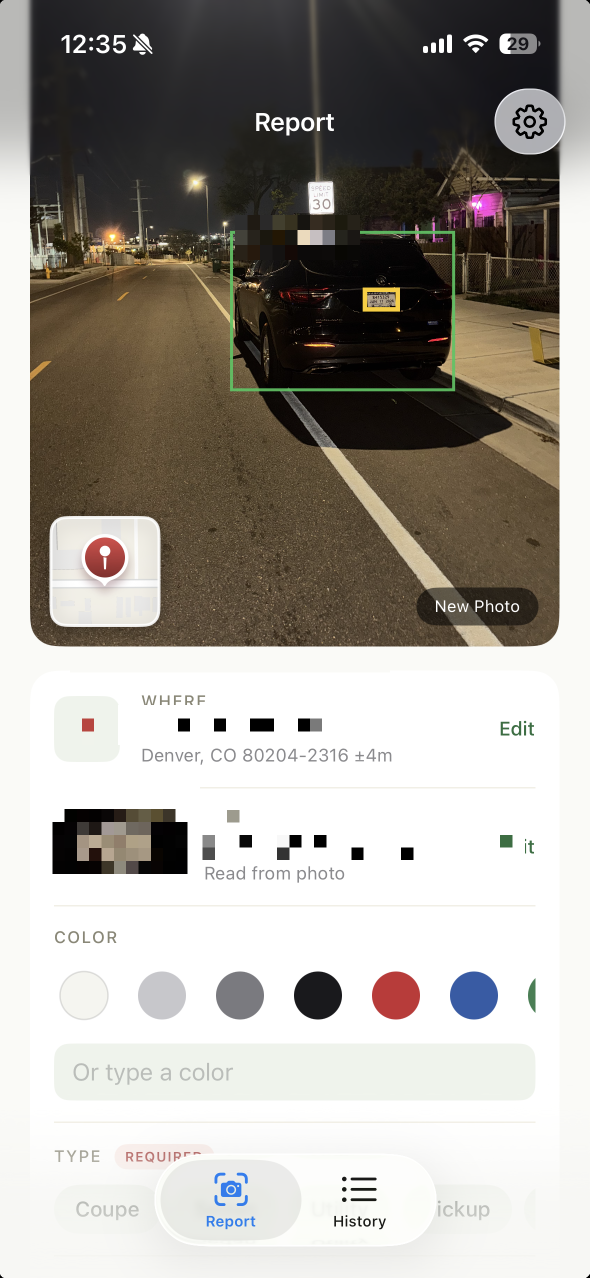
#> input picture marketing/app-frames/03.png, 1179 x 2556 px (shown at 1/2 size)
$ python scrub_pii.py
#> lines starting #> are read from the running program, lines starting #| are printed output that depends on the picture
#!/usr/bin/env python3
"""
Obscures PII regions (plates, addresses, case numbers) in the raw app-frame
screenshots before compose.py runs. Writes scrubbed copies in-place so the
public repo never ships real user data.

Usage:
    python3 marketing/scrub_pii.py

Coord system is the raw 1179×2556 iPhone 15 source-screenshot space.
"""
import os
from PIL import Image

ROOT = os.path.dirname(os.path.abspath(__file__))
FRAMES = os.path.join(ROOT, "app-frames")

# Pixelation boxes (real PII → blurred blocks).
PIXELATE = {
    "03.png": [
        # Car's yellow Colorado plate on the back of the vehicle in the photo.
        (640, 540, 780, 640),
        (140, 1310, 780, 1380),   # "2728 W 13th Ave"
        (140, 1410, 740, 1490),   # "Denver, CO 80204-2316 ±4m"
        (80,  1540, 400, 1800),   # plate thumbnail in Plate row
        (380, 1620, 1050, 1720),  # "8415329 · Colorado"
    ],
    "05.png": [],
}

# Solid-fill boxes (rewrites the area with a neutral color). Used when
# pixelation looks too busy — e.g. a long repeating column of case numbers.
# The fill color is the iOS secondary-label gray on a light background so
# it reads like "data placeholder" rather than "censored."
FILL_COLOR = (235, 235, 230)
FILL = {
    "03.png": [],
    # Block the date + case-number text block on each of the 7 history rows.
    # Rows span the full height of the list; each row ≈ 280 tall starting at
    # y≈615. We nuke the column x=280..760 (where date + case sit).
    # One continuous strip covering all 7 case-number columns — avoids
    # row-gap seams. Source is 1179×2556; the case list spans roughly
    # y=600..2450, so we over-cover to guarantee nothing leaks.
    "05.png": [
        (280, 600, 780, 2480),
    ],
}


def pixelate_region(img: Image.Image, box, block: int = 24):
    x0, y0, x1, y1 = box
    if x1 <= x0 or y1 <= y0:
        return
    region = img.crop(box)
    w, h = region.size
    small = region.resize((max(1, w // block), max(1, h // block)), Image.NEAREST)
    region = small.resize((w, h), Image.NEAREST)
    img.paste(region, (x0, y0))


def fill_region(img: Image.Image, box, color=FILL_COLOR):
    x0, y0, x1, y1 = box
    if x1 <= x0 or y1 <= y0:
        return
    img.paste(Image.new("RGB", (x1 - x0, y1 - y0), color), (x0, y0))


def scrub(path: str):
#> called with path = 'marketing/app-frames/03.png'
    name = os.path.basename(path)
    img = Image.open(path).convert("RGB")
#> img is the input picture: PIL image 1179x2556 RGB; mean R, G, B 165.3, 161.2, 154.8
    px = PIXELATE.get(name, [])
    fl = FILL.get(name, [])
    for box in px:
        pixelate_region(img, box)
#> this loop made 5 passes
#> pass 1, in pixelate_region, `region = img.crop(box)`:
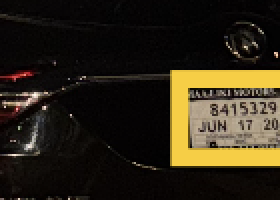
#> region: PIL image 140x100 RGB (shown 2 times larger); mean R, G, B 45.9, 38.3, 23.5
#> pass 1, in pixelate_region, `region = small.resize((w, h), Image.NEAREST)`:
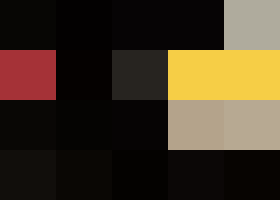
#> region: PIL image 140x100 RGB (shown 2 times larger); mean R, G, B 66.5, 53.3, 35.9
#> pass 2, in pixelate_region (call 2), `region = img.crop(box)`:
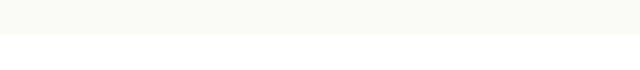
#> region: PIL image 640x70 RGB; mean R, G, B 252.5, 252.5, 251
#> pass 3, in pixelate_region (call 3), `region = img.crop(box)`:
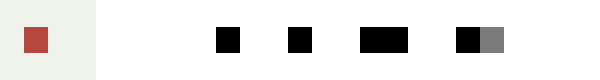
#> region: PIL image 600x80 RGB; mean R, G, B 233.4, 232.5, 231.4
    for box in fl:
        fill_region(img, box)
    img.save(path, "PNG", optimize=True)
    print(f"scrubbed {name}: {len(px)} pixelate + {len(fl)} fill")


def main():
    for name in set(PIXELATE) | set(FILL):
        p = os.path.join(FRAMES, name)
        if os.path.exists(p):
            scrub(p)
#> pass 2 of the loop in main, `for name in set(PIXELATE) | set(FILL):`:
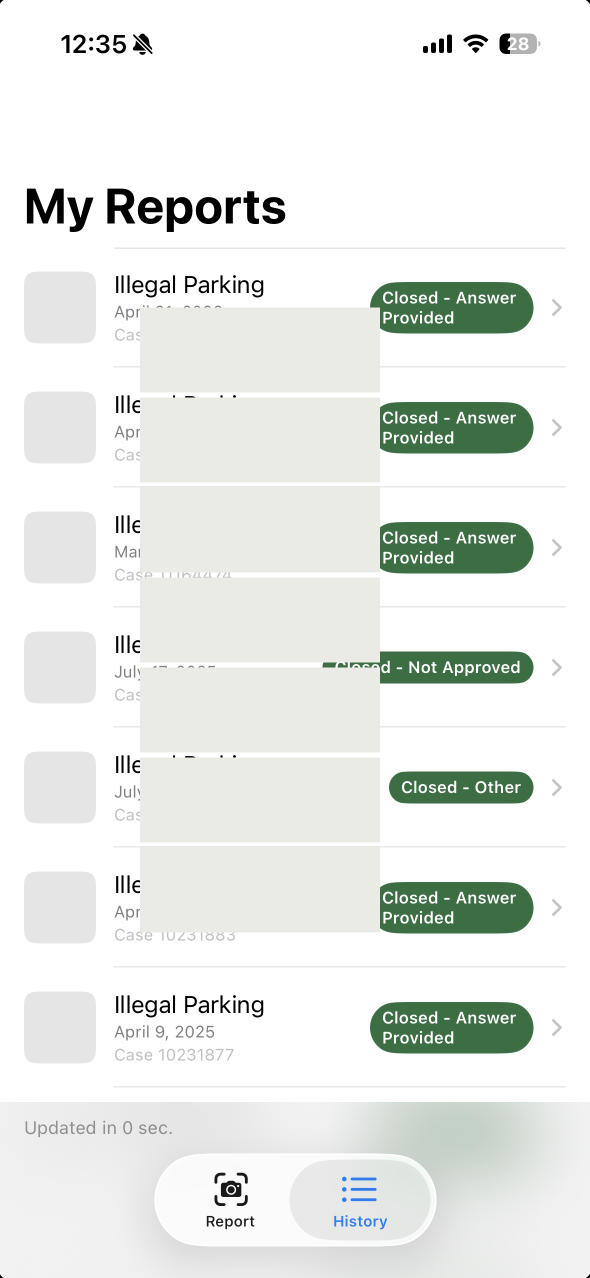
#> input picture marketing/app-frames/05.png, 1179 x 2556 px (shown at 1/2 size)
#> in scrub, img is the input picture: PIL image 1179x2556 RGB; mean R, G, B 232.5, 235.5, 232.1
#> after the loop in scrub (call 2), `for box in fl:`:
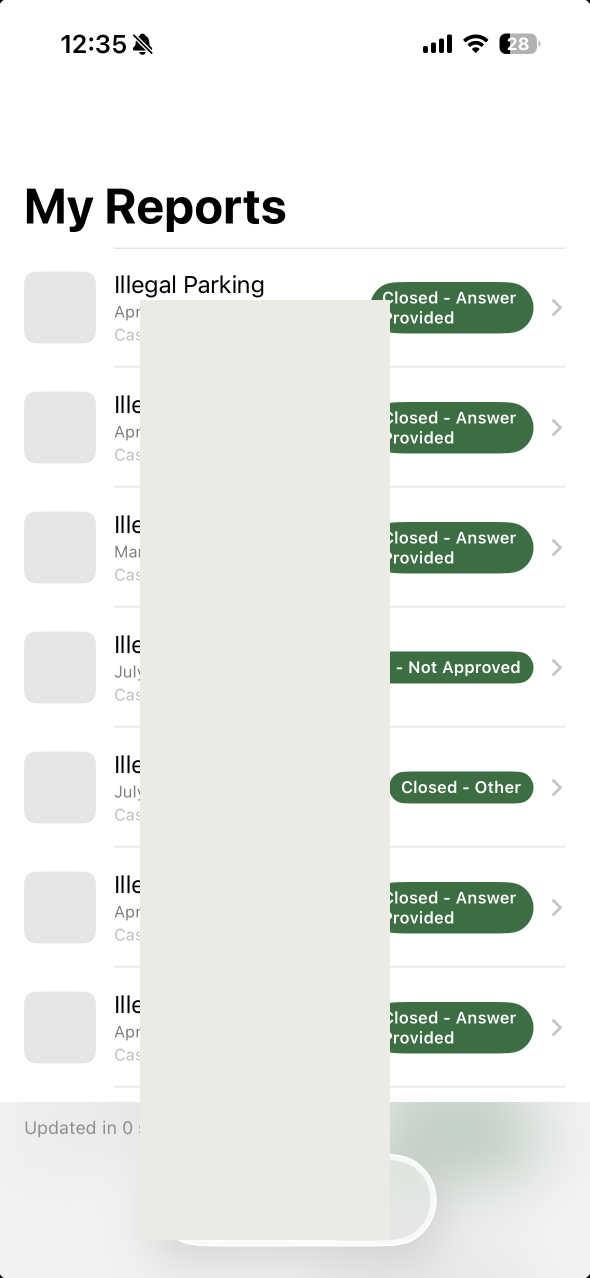
#> img: PIL image 1179x2556 RGB (shown at 1/2 size); mean R, G, B 232.2, 235, 231


if __name__ == "__main__":
    main()
